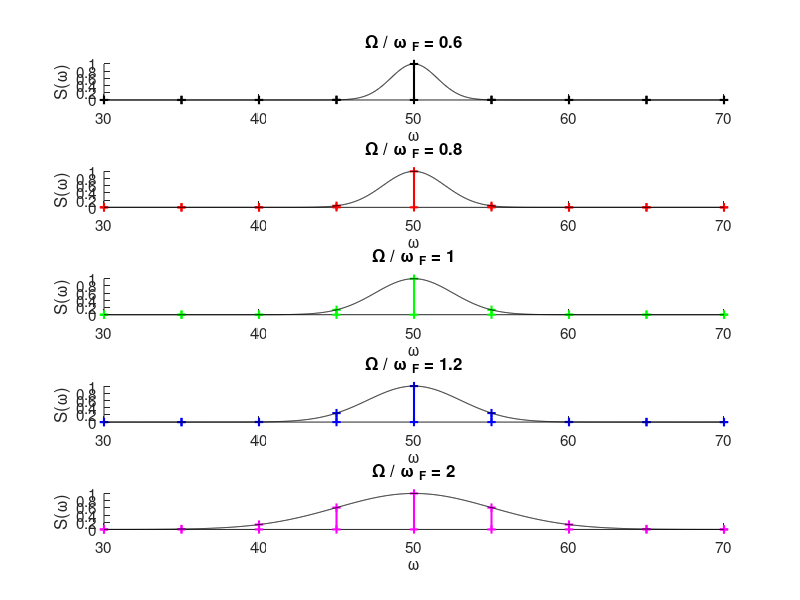
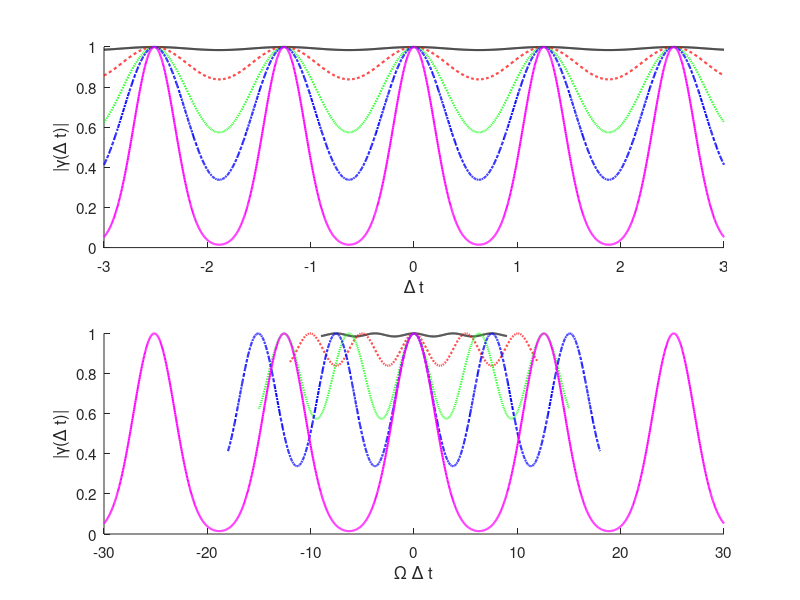

Here is the MATLAB script that generated these plots, in order:
clear

omega=linspace(30,70,2000);
omega_0=50;

Omega=10;
omega_F=5;


constant_Omega_or_omega_F=1; % 1 or 2


% Omega_per_omega_F_v=[2,1,0.7,0.5,0.3];
% Omega_per_omega_F_v=[6,2.5,1.5,1,0.7,0.5];
% Omega_per_omega_F_v=[6];
Omega_per_omega_F_v=[0.6, 0.8, 1.0, 1.2, 2.0];
% Omega/omega_F

Delta_t=linspace(-3,3,2000);

%N=100; % modes considered
N=20; % modes considered

colors='krgbmcy';
symbols={'-','--',':','-.','-','--',':','-.''-','--',':','-.''-','--',':','-.'};


set (0, 'defaultaxesfontname', 'Helvetica')
set (0, 'defaultaxesfontsize', 11)
set (0, 'defaulttextfontname', 'Helvetica')
set (0, 'defaulttextfontsize', 11) 


spectrumfigu=figure
coherencefigu=figure
for ind=1:length(Omega_per_omega_F_v)
    Omega_per_omega_F=Omega_per_omega_F_v(ind);
    
    if(constant_Omega_or_omega_F==1)
        Omega=Omega_per_omega_F*omega_F;
        Omega_Delta_t=Delta_t*Omega;
        
    elseif(constant_Omega_or_omega_F==2)    
        omega_F=Omega/Omega_per_omega_F;
        Omega_Delta_t=Delta_t*Omega;
    end
       
    S=zeros(size(omega));
    sum1=zeros(size(omega));
    sum2=zeros(size(omega));

    for n=-N:N;


        envelope=exp(-2*(omega-omega_0).^2/Omega^2);
        
        omega_mode=omega_0+n*omega_F;
        
        S_mode=exp(-2*(omega_mode-omega_0).^2/Omega^2);
        
        sum1=sum1+exp(-2*n^2*omega_F^2/Omega^2).*exp(-i*n*omega_F*Delta_t);
        sum2=sum2+exp(-2*n^2*omega_F^2/Omega^2);
        
        figure(spectrumfigu);
        subplot(length(Omega_per_omega_F_v),1,ind)
        hold on
    %     plot(omega, S, [symbols{ind},colors(ind)])
    %     plot(omega, envelope, ['--',colors(ind)])
    %     plot(omega, S, colors(ind), 'linewidth',1.5)
        if(S_mode<1e-10) %Octave doesn't want plot extemely tiny values like 1e-314, so let's make them zeros
          S_mode=0;
        end
        plot([1,1]*omega_mode, [0,S_mode], [colors(ind),'+-'], 'linewidth',1.5)
        
    end    

    gamma=exp(-i*omega_0*Delta_t).*sum1./sum2;

    
    figure(spectrumfigu);
    subplot(length(Omega_per_omega_F_v),1,ind)
    hold on
%     plot(omega, S, [symbols{ind},colors(ind)])
%     plot(omega, envelope, ['--',colors(ind)])
%     plot(omega, S, colors(ind), 'linewidth',1.5)
%     plot([1,1]*omega_mode, [0,S_mode], [colors(ind),'-'], 'linewidth',1.5)
%     hold on
    plot(omega, envelope, 'k', 'linewidth',0.5)
    axis([min(omega), max(omega), 0, 1])
    xlabel('\omega')
    ylabel('S(\omega)')
    title(['\Omega / \omega _F = ', num2str(Omega_per_omega_F)])
    
    
    figure(coherencefigu);
%     axis([min(omega), max(omega), 0, 6])
    subplot(2,1,1)
    hold on
    plot(Delta_t, abs(gamma), [symbols{ind},colors(ind)], 'linewidth',1.5)
    % axis([min(Delta_t),max(Delta_t),0,1])
    xlabel('\Delta t')
    ylabel('|\gamma(\Delta t)|')
    subplot(2,1,2)
    hold on
    plot(Omega_Delta_t, abs(gamma), [symbols{ind},colors(ind)], 'linewidth',1.5)
    % axis([min(Omega_Delta_t),max(Omega_Delta_t),0,1])
    xlabel('\Omega \Delta t')
    ylabel('|\gamma(\Delta t)|')
end

% Omega_Delta_t=linspace(-20,20,500);
% 
% O_per_oF=1;
% 
% Nv=[1:4];
% 
% colors='krgbcmy';
% Omega=1;
% 
% figure
% hold on
% 
% for ind_N=1:length(Nv)
%     N=Nv(ind_N);
%     
%     
%     sum1=zeros(size(Omega_Delta_t));
%     sum2=zeros(size(Omega_Delta_t));
%     for n=-N:N;
%         sum1=sum1+exp(-2*n^2*O_per_oF^2).*exp(-i*n*Omega_Delta_t/O_per_oF);
%         sum2=sum2+exp(-2*n^2*O_per_oF^2);
%     end    
%     gamma=exp()
% end